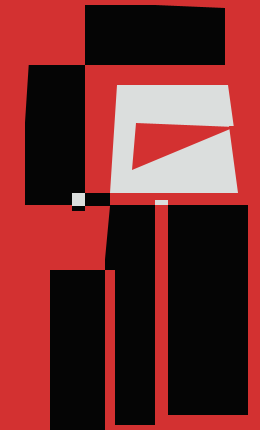
Frame 1 (no input)
Frame 60 (the mouse pressed at the canvas centre just before this capture): identical to frame 1, image omitted
Frame 120 (the mouse held since frame 60 and released just before this capture): identical to frame 1, image omitted

The Processing sketch that drew this single still picture (run headless with seeded random() and noise(); from frame 60 on, the mouse is pressed at the canvas centre):

// Processing sketch: processing_1548
// ── processing_1548.pde



void setup(){
  size(260,430);
  noStroke();//üçgenleri kesmek için çizgileri yokettim.

  background(211,49,49);
}
void draw(){
  fill(5,5,5);
  rect(25,65,60,140);
  rect(85,5,140,60);
  rect(50,270,55,160);
  rect(105,205,50,220);
  rect(168,205,80,210);
  rect(72,206,13,5);
  rect(85,193,25,13);
 
  fill(219,222,221);
  rect(155,200,13,5);
  rect(72,193,13,13);
  rect(110,85,128,108);

  fill(211,49,49);//üçgenlerin göünmemesi için renk arka planla aynı.
  rect(105,270,10,160);
  triangle(20, 200, 5, 50, 30,45);//karelerin kenarlaını kesmeek için üçgenler çizdim.
  triangle(85, 2, 225, 2, 225, 8);
  triangle(104, 270, 104, 206, 110, 206);
  triangle(110,193,110,85,117,85);
  triangle(132,170,136,123,235,127);
  triangle(229,126,243,126,238,193);
  triangle(228,85,243,85,243,193);
 
 
 

}
 
